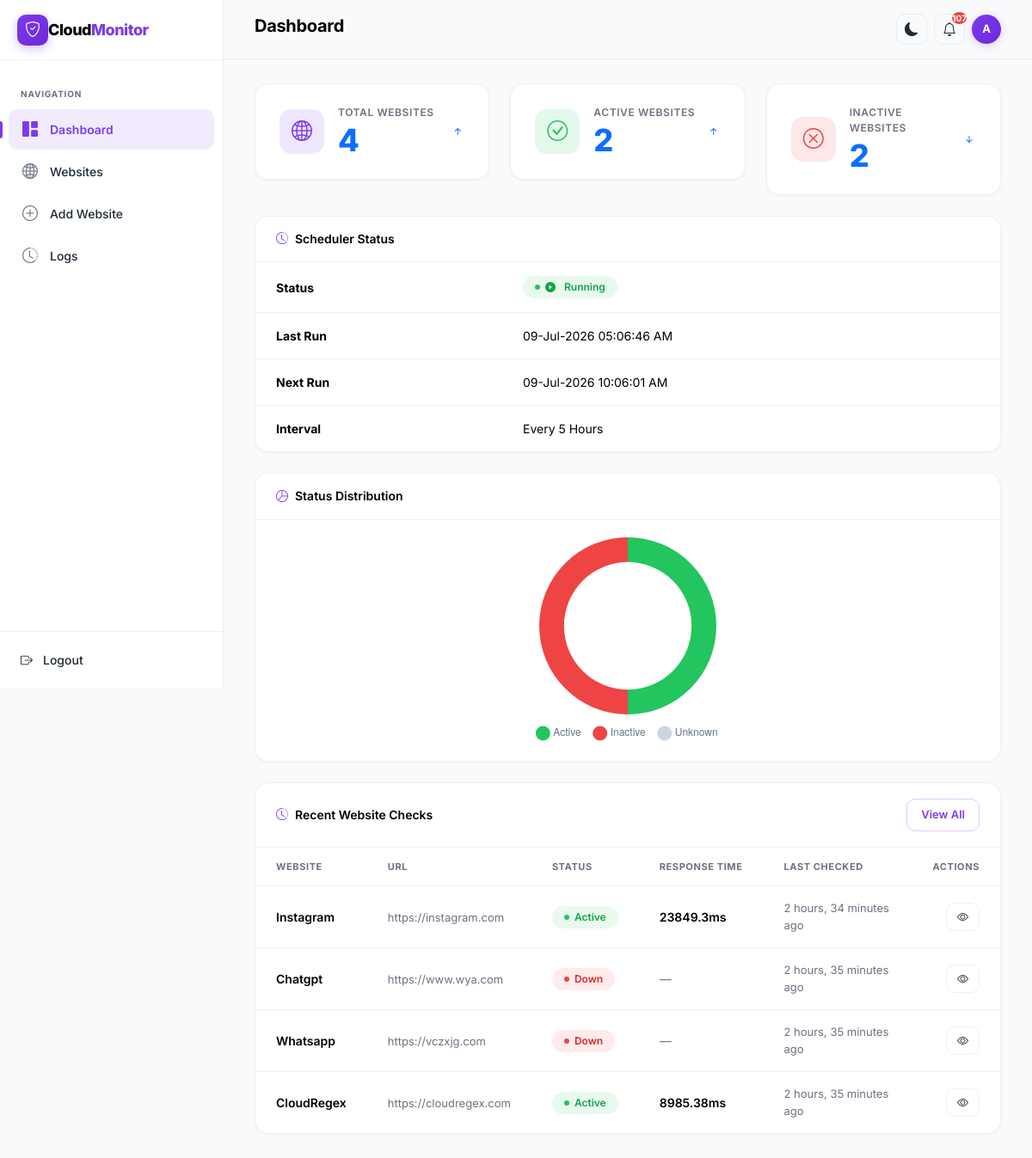
The app's page / (signed in), older data.
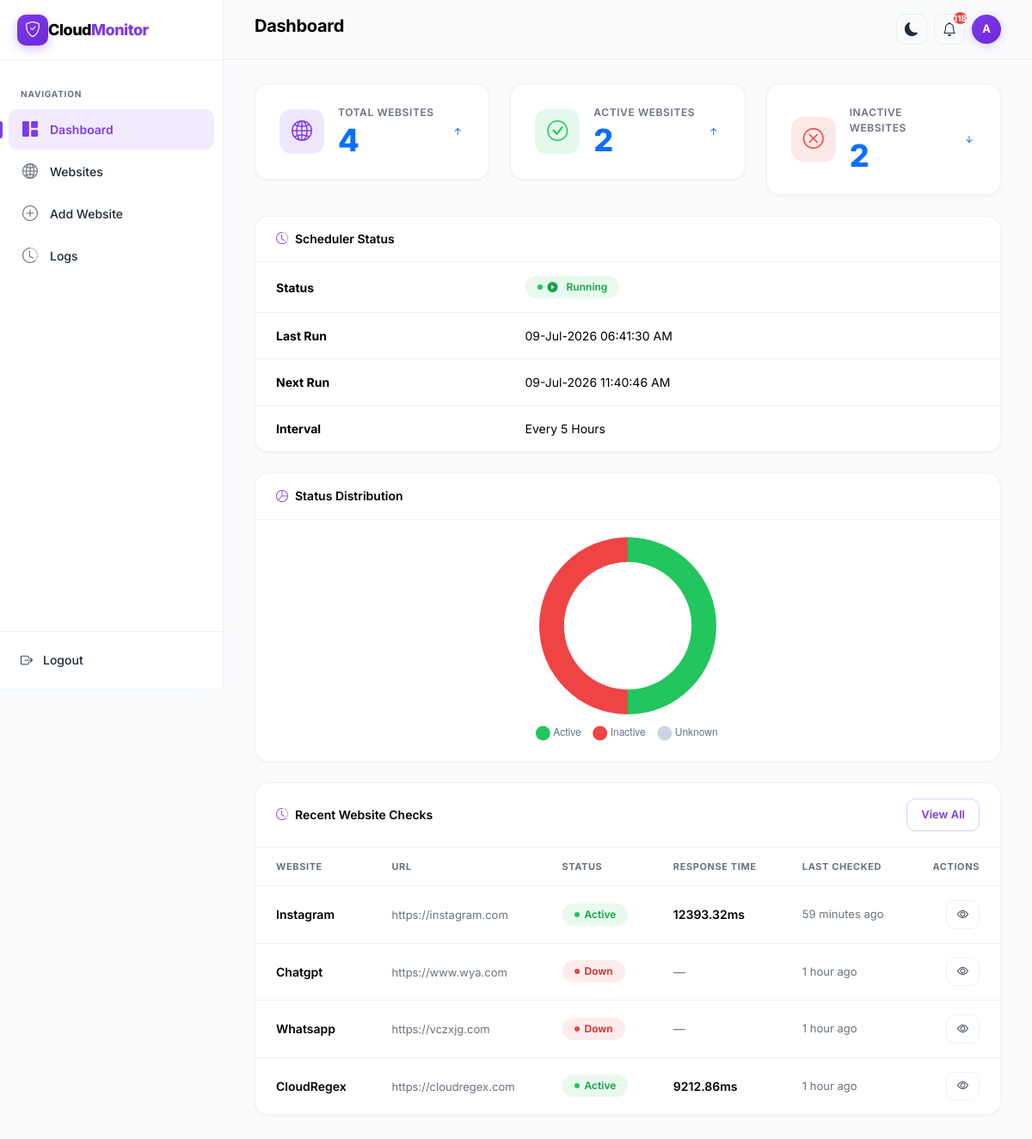
The same page, newer data.
### monitor/models.py (models this page shows, shortened)
class SchedulerStatus(models.Model):
    status = models.CharField(max_length=20, default="Stopped")
    last_run = models.DateTimeField(null=True, blank=True)
    next_run = models.DateTimeField(null=True, blank=True)
    interval = models.CharField(max_length=50, default="Every 5 Hours")

class Website(models.Model):
    name = models.CharField(max_length=100)
    url = models.URLField()
    description = models.TextField(blank=True)
    status = models.CharField(max_length=10, default='Unknown')
    response_time = models.FloatField(null=True, blank=True)
    last_checked = models.DateTimeField(null=True, blank=True)

### monitor/views.py (the view)
# urls.py: path('', views.dashboard, name='dashboard'),
@login_required
def dashboard(request):
    total = Website.objects.count()
    active = Website.objects.filter(status='UP').count()
    inactive = Website.objects.filter(status='DOWN').count()
    avg_result = Website.objects.filter(
        response_time__isnull=False
    ).aggregate(avg=Avg('response_time'))
    avg_response = round(avg_result['avg'], 2) if avg_result['avg'] else 0
    recent_websites = Website.objects.order_by('-last_checked')[:5]
    scheduler = SchedulerStatus.objects.first()
    context = {
        'total': total,
        'active': active,
        'inactive': inactive,
        'avg_response': avg_response,
        'recent_websites': recent_websites,
        'scheduler': scheduler,
    }
    return render(
        request,
        'monitor/dashboard.html',
        context
    )

### monitor/context_processors.py (called while the page is built)
def notifications(request):
    if request.user.is_authenticated:
        unread_count = Notification.objects.filter(
            is_read=False
        ).count()
        recent = Notification.objects.all()[:5]
        return {
            'unread_count': unread_count,
            'recent_notifications': recent,
        }
    return {
        'unread_count': 0,
        'recent_notifications': [],
    }

### monitor/templates/monitor/dashboard.html (shortened to what this page needs)
{% extends 'base.html' %}
{% block page_title %}Dashboard{% endblock %}
{% block content %}
<div class="row g-4 mb-4">
    <div class="col-sm-6 col-xl-4">
        <a href="{% url 'website_list' %}" class="stat-card-link">
            <div class="stat-card">
                <div class="d-flex align-items-center gap-3">
                    <div class="stat-icon" style="background:rgba(124,58,237,0.12); color:#7C3AED;">
                        <i class="bi bi-globe2"></i>
                    </div>
                    <div class="stat-info">
                        <span class="stat-label">Total Websites</span>
                        <span class="stat-value">{{ total }}</span>
                    </div>
                </div>
                <span class="stat-trend">
                    <i class="bi bi-arrow-up-short"></i>
                </span>
            </div>
        </a>
    </div>
    <div class="col-sm-6 col-xl-4">
        <a href="{% url 'website_list' %}?status=UP" class="stat-card-link">
            <div class="stat-card">
                <div class="d-flex align-items-center gap-3">
                    <div class="stat-icon" style="background:rgba(34,197,94,0.12); color:#22C55E;">
                        <i class="bi bi-check-circle"></i>
                    </div>
                    <div class="stat-info">
                        <span class="stat-label">Active Websites</span>
                        <span class="stat-value">{{ active }}</span>
                    </div>
                </div>
                <span class="stat-trend">
                    <i class="bi bi-arrow-up-short"></i>
                </span>
            </div>
        </a>
    </div>
    <div class="col-sm-6 col-xl-4">
        <a href="{% url 'website_list' %}?status=DOWN" class="stat-card-link">
            <div class="stat-card">
                <div class="d-flex align-items-center gap-3">
                    <div class="stat-icon" style="background:rgba(239,68,68,0.12); color:#EF4444;">
                        <i class="bi bi-x-circle"></i>
                    </div>
                    <div class="stat-info">
                        <span class="stat-label">Inactive Websites</span>
                        <span class="stat-value">{{ inactive }}</span>
                    </div>
                </div>
                <span class="stat-trend">
                    <i class="bi bi-arrow-down-short"></i>
                </span>
            </div>
        </a>
    </div>
</div>
<div class="card-table mb-4">
    <div class="card-header-custom">
        <h5>
            <i class="bi bi-clock-history me-2"></i>
            Scheduler Status
        </h5>
    </div>
    <div class="table-wrapper">
        <table class="table-custom">
            <tbody>
                <tr>
                    <td><strong>Status</strong></td>
                    <td>
                        {% if scheduler.status == "Running" %}
                            <span class="status-badge status-up">
                                <i class="bi bi-play-circle-fill me-1"></i>
                                Running
                            </span>
                        {% else %}
                            <span class="status-badge status-down">
                                <i class="bi bi-stop-circle-fill me-1"></i>
                                Stopped
                            </span>
                        {% endif %}
                    </td>
                </tr>
                <tr>
                    <td><strong>Last Run</strong></td>
                    <td>
                        {% if scheduler.last_run %}
                            {{ scheduler.last_run|date:"d-M-Y h:i:s A" }}
                        {% else %}
                            Not executed yet
                        {% endif %}
                    </td>
                </tr>
                <tr>
                    <td><strong>Next Run</strong></td>
                    <td>
                        {% if scheduler.next_run %}
                            {{ scheduler.next_run|date:"d-M-Y h:i:s A" }}
                        {% else %}
                            Not scheduled
                        {% endif %}
                    </td>
                </tr>
                <tr>
                    <td><strong>Interval</strong></td>
                    <td>{{ scheduler.interval }}</td>
                </tr>
            </tbody>
        </table>
    </div>
</div>
<div class="mb-4">
    <div class="card-chart">
        <div class="card-header-custom">
            <h5><i class="bi bi-pie-chart me-2"></i>Status Distribution</h5>
        </div>
        <div class="chart-body d-flex align-items-center justify-content-center" style="min-height:280px; max-width:400px; margin:0 auto;">
            <canvas id="statusPieChart" height="240"></canvas>
        </div>
    </div>
</div>
<div class="card-table">
    <div class="card-header-custom">
        <h5><i class="bi bi-clock-history me-2"></i>Recent Website Checks</h5>
        <a href="{% url 'website_list' %}" class="btn btn-outline-primary btn-sm">View All</a>
    </div>
    <div class="table-wrapper">
        <table class="table-custom">
            <thead>
                <tr>
                    <th>Website</th>
                    <th>URL</th>
                    <th>Status</th>
                    <th>Response Time</th>
                    <th>Last Checked</th>
                    <th class="text-end">Actions</th>
                </tr>
            </thead>
            <tbody>
                {% for site in recent_websites %}
                <tr>
                    <td class="fw-semibold">{{ site.name }}</td>
                    <td>
                        <a href="{{ site.url }}" target="_blank"
                           class="text-decoration-none" style="color:var(--text-muted); font-size:13px;">
                            {{ site.url|truncatechars:35 }}
                        </a>
                    </td>
                    <td>
                        {% if site.status == 'UP' %}
                            <span class="status-badge status-up">Active</span>
                        {% elif site.status == 'DOWN' %}
                            <span class="status-badge status-down">Down</span>
                        {% else %}
                            <span class="status-badge status-unknown">{{ site.status }}</span>
                        {% endif %}
                    </td>
                    <td>
                        {% if site.response_time %}
                            <span class="fw-semibold">{{ site.response_time }}ms</span>
                        {% else %}
                            <span class="text-muted">—</span>
                        {% endif %}
                    </td>
                    <td class="text-muted" style="font-size:13px;">
                        {% if site.last_checked %}
                            {{ site.last_checked|timesince }} ago
                        {% else %}
                            Never
                        {% endif %}
                    </td>
                    <td class="text-end">
                        <a href="{% url 'website_logs' site.pk %}"
                           class="btn btn-outline-secondary btn-sm">
                            <i class="bi bi-eye"></i>
                        </a>
                    </td>
                </tr>
                {% endfor %}
            </tbody>
        </table>
    </div>
</div>
{% endblock %}
{% block extra_scripts %}
<script>
document.addEventListener('DOMContentLoaded', function () {
    var pieChart;
    function getThemeColors() {
        var dark = document.body.classList.contains('dark-mode');
        return {
            grid: dark ? 'rgba(255,255,255,0.05)' : 'rgba(0,0,0,0.06)',
            text: dark ? '#94A3B8' : '#64748B',
            unknown: dark ? '#475569' : '#CBD5E1'
        };
    }
    function initCharts() {
        var colors = getThemeColors();
        // ---- Status Doughnut Chart ----
        var pieCtx = document.getElementById('statusPieChart').getContext('2d');
        var totalSites = {{ total|default:0 }};
        var activeSites = {{ active|default:0 }};
        var inactiveSites = {{ inactive|default:0 }};
        var unknownSites = totalSites - activeSites - inactiveSites;
        if (totalSites === 0) {
            activeSites = 0; inactiveSites = 0; unknownSites = 1;
        }
        if (pieChart) pieChart.destroy();
        pieChart = new Chart(pieCtx, {
            type: 'doughnut',
            data: {
                labels: ['Active', 'Inactive', 'Unknown'],
                datasets: [{
                    data: [activeSites, inactiveSites, unknownSites < 0 ? 0 : unknownSites],
                    backgroundColor: ['#22C55E', '#EF4444', colors.unknown],
                    borderWidth: 0,
                    hoverOffset: 6
                }]
            },
            options: {
                responsive: true,
                maintainAspectRatio: false,
                cutout: '72%',
                plugins: {
                    legend: {
                        position: 'bottom',
                        labels: {
                            color: colors.text,
                            font: { size: 12, weight: '500' },
                            padding: 16,
                            usePointStyle: true,
                            pointStyle: 'circle'
                        }
                    }
                }
            }
        });
    }
    initCharts();
    // Watch for theme changes and re-init charts
    var observer = new MutationObserver(function () {
        initCharts();
    });
    observer.observe(document.body, { attributes: true, attributeFilter: ['class'] });
});
</script>
{% endblock %}

### monitor/templates/base.html (shortened to what this page needs)
<!DOCTYPE html>
<html lang="en">
<head>
    <link href="https://cdn.jsdelivr.net/npm/bootstrap@5.3.3/dist/css/bootstrap.min.css" rel="stylesheet">
    <link rel="stylesheet" href="https://cdn.jsdelivr.net/npm/bootstrap-icons@1.11.3/font/bootstrap-icons.css">
</head>
<body>
<div class="sidebar">
    <div class="sidebar-brand">
        <div class="brand-icon">
            <i class="bi bi-shield-check"></i>
        </div>
        <div class="brand-text">Cloud<span>Monitor</span></div>
    </div>
    <nav class="sidebar-nav">
        <div class="nav-label">Navigation</div>
        <a href="{% url 'dashboard' %}"
           class="{% if request.resolver_match.url_name == 'dashboard' %}active{% endif %}">
            <i class="bi bi-grid-1x2-fill"></i> Dashboard
        </a>
        <a href="{% url 'website_list' %}"
           class="{% if request.resolver_match.url_name == 'website_list' %}active{% endif %}">
            <i class="bi bi-globe2"></i> Websites
        </a>
        <a href="{% url 'add_website' %}"
           class="{% if request.resolver_match.url_name == 'add_website' %}active{% endif %}">
            <i class="bi bi-plus-circle"></i> Add Website
        </a>
        <a href="{% url 'logs' %}"
           class="{% if request.resolver_match.url_name == 'logs' %}active{% endif %}">
            <i class="bi bi-clock-history"></i> Logs
        </a>
    </nav>
    <div class="sidebar-footer">
        <form method="post" action="{% url 'logout' %}" style="display:contents;">
    <button type="submit"
            onclick="return confirmLogout();"
            style="display:flex; align-items:center; gap:12px; padding:10px 14px; border-radius:var(--radius-sm); color:var(--text-secondary); background:none; border:none; width:100%; cursor:pointer; font-family:inherit; font-size:14px; font-weight:500;">
        <i class="bi bi-box-arrow-right"></i>
        Logout
    </button>
</form>
    </div>
</div>
<div class="main-content">
    <div class="topbar">
        <h2>{% block page_title %}Dashboard{% endblock %}</h2>
        <div class="topbar-actions">
            <button onclick="toggleTheme()" class="btn-icon" title="Toggle theme">
                <i class="bi bi-moon-fill" id="themeIcon"></i>
            </button>
            <div class="dropdown" style="position:relative;">
                <button class="btn-icon" title="Notifications" data-bs-toggle="dropdown" aria-expanded="false">
                    <i class="bi bi-bell"></i>
                    <span id="notifBadge" class="notif-badge" style="display:{% if unread_count > 0 %}flex{% else %}none{% endif %};">{{ unread_count }}</span>
                </button>
            </div>
            <div class="dropdown">
    <div class="avatar"
         data-bs-toggle="dropdown"
         style="cursor:pointer;">
        {{ user.username|first|upper }}
    </div>
</div>
        </div>
    </div>
    <div class="page-content">
        {% block content %}{% endblock %}
    </div>
</div>
{% block extra_scripts %}{% endblock %}
</body>
</html>

Row changes from the older to the newer data that the page shows:
changed SchedulerStatus "Every 5 Hours": last_run "09-Jul-2026 05:06:46 AM" → "09-Jul-2026 06:41:30 AM"; next_run "09-Jul-2026 10:06:01 AM" → "09-Jul-2026 11:40:46 AM"
changed Website "Instagram": response_time "23849.3" → "12393.32"; last_checked "2 hours, 34 minutes" → "59 minutes"
changed Website "Chatgpt": last_checked "2 hours, 35 minutes" → "1 hour"
changed Website "Whatsapp": last_checked "2 hours, 35 minutes" → "1 hour"
changed Website "CloudRegex": response_time "8985.38" → "9212.86"; last_checked "2 hours, 35 minutes" → "1 hour"
Text that changed along with them:
{{ unread_count }}: "107" → "118"
